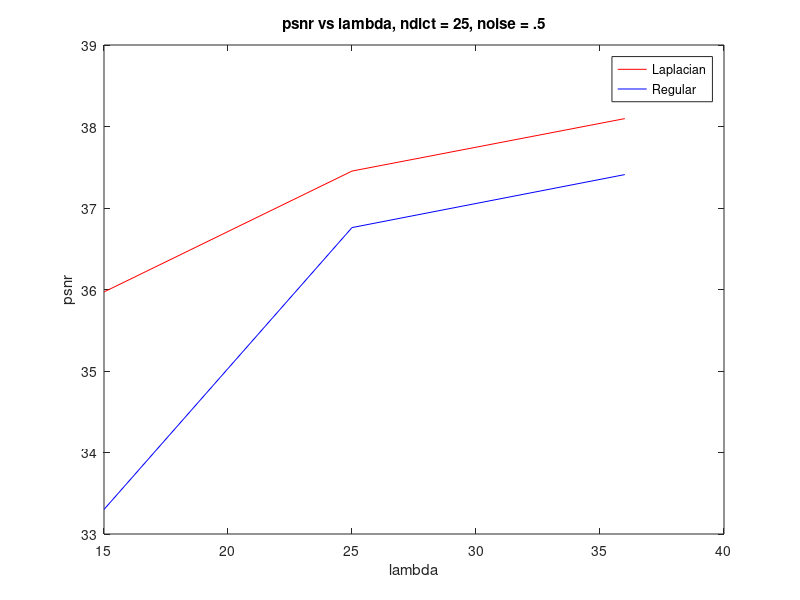

This chart was generated by the following MATLAB code:
%plot some stats

load('LenaIp2.mat');
psnr5_nl = squeeze(psnr_rec_nl(1,:,:,:)); 
psnr5_cn = squeeze(psnr_rec_cn(1,:,:,:)); 

 

a = []; 
b = [];

for k = 1:length(numdict)
    a(k) = max(vec(psnr5_nl(:,:,k)));
    b(k) = max(vec(psnr5_cn(:,:,k)));    
end

plot(numdict, a, 'r', numdict, b, 'b'); 
xlabel('lambda'); 
ylabel('psnr') ; 
legend('Laplacian', 'Regular') ; 
title('psnr vs lambda, ndict = 25, noise = .5');

